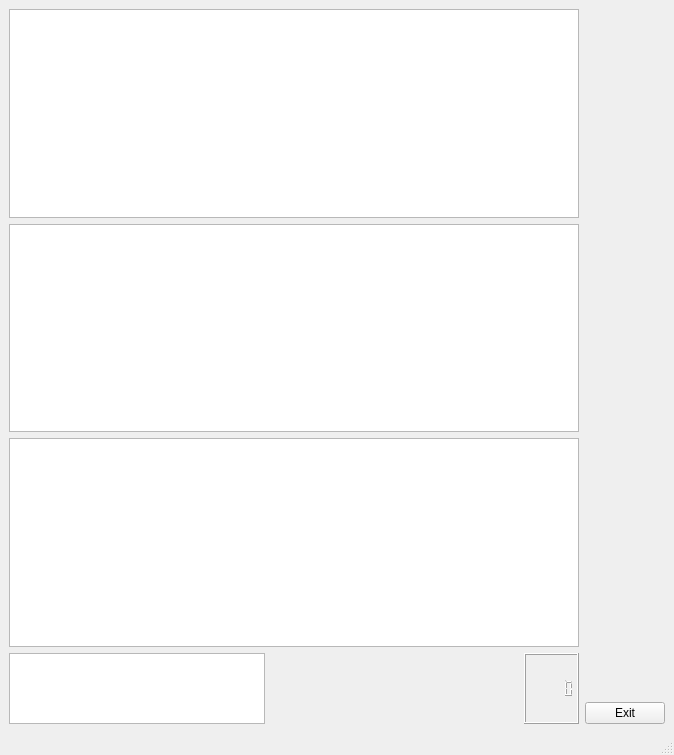
<?xml version="1.0" encoding="UTF-8"?>
<ui version="4.0">
 <class>MainWindow</class>
 <widget class="QMainWindow" name="MainWindow">
  <property name="geometry">
   <rect>
    <x>0</x>
    <y>0</y>
    <width>674</width>
    <height>755</height>
   </rect>
  </property>
  <property name="windowTitle">
   <string>MainWindow</string>
  </property>
  <widget class="QWidget" name="centralwidget">
   <layout class="QHBoxLayout" name="horizontalLayout_2">
    <item>
     <layout class="QVBoxLayout" name="verticalLayout">
      <item>
       <widget class="PlotWidget" name="plot1"/>
      </item>
      <item>
       <widget class="PlotWidget" name="plot2"/>
      </item>
      <item>
       <widget class="PlotWidget" name="plot3"/>
      </item>
      <item>
       <layout class="QHBoxLayout" name="horizontalLayout">
        <item>
         <widget class="QTextEdit" name="freq_stat">
          <property name="maximumSize">
           <size>
            <width>16777215</width>
            <height>71</height>
           </size>
          </property>
         </widget>
        </item>
        <item>
         <spacer name="horizontalSpacer">
          <property name="orientation">
           <enum>Qt::Horizontal</enum>
          </property>
          <property name="sizeHint" stdset="0">
           <size>
            <width>40</width>
            <height>20</height>
           </size>
          </property>
         </spacer>
        </item>
        <item>
         <widget class="QLCDNumber" name="freq_show">
          <property name="maximumSize">
           <size>
            <width>16777215</width>
            <height>71</height>
           </size>
          </property>
          <property name="font">
           <font>
            <pointsize>18</pointsize>
           </font>
          </property>
          <property name="smallDecimalPoint">
           <bool>true</bool>
          </property>
         </widget>
        </item>
       </layout>
      </item>
     </layout>
    </item>
    <item>
     <layout class="QVBoxLayout" name="verticalLayout_2">
      <item>
       <widget class="SrcControlWidget" name="srcControlWidget" native="true">
        <property name="styleSheet">
         <string notr="true"/>
        </property>
       </widget>
      </item>
      <item>
       <widget class="ControlWidget" name="controlWidget" native="true">
        <property name="styleSheet">
         <string notr="true"/>
        </property>
       </widget>
      </item>
      <item>
       <spacer name="verticalSpacer">
        <property name="orientation">
         <enum>Qt::Vertical</enum>
        </property>
        <property name="sizeHint" stdset="0">
         <size>
          <width>20</width>
          <height>40</height>
         </size>
        </property>
       </spacer>
      </item>
      <item>
       <widget class="QPushButton" name="buttonExit">
        <property name="text">
         <string>Exit</string>
        </property>
       </widget>
      </item>
     </layout>
    </item>
   </layout>
  </widget>
  <widget class="QMenuBar" name="menubar">
   <property name="geometry">
    <rect>
     <x>0</x>
     <y>0</y>
     <width>674</width>
     <height>21</height>
    </rect>
   </property>
  </widget>
  <widget class="QStatusBar" name="statusbar"/>
 </widget>
 <customwidgets>
  <customwidget>
   <class>PlotWidget</class>
   <extends>QGraphicsView</extends>
   <header>pyqtgraph</header>
  </customwidget>
  <customwidget>
   <class>ControlWidget</class>
   <extends>QWidget</extends>
   <header>controlwidget</header>
   <container>1</container>
  </customwidget>
  <customwidget>
   <class>SrcControlWidget</class>
   <extends>QWidget</extends>
   <header>srccontrolwidget</header>
   <container>1</container>
  </customwidget>
 </customwidgets>
 <resources/>
 <connections/>
</ui>
